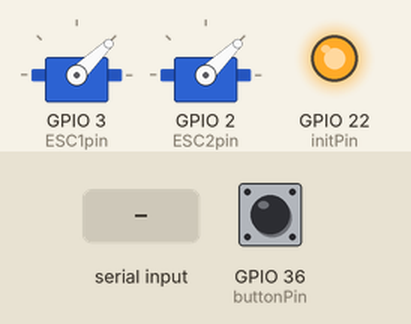
This sketch was run on a simulated ESP32. On the bench: 2 × servo, output pins drawn as LEDs (lit = HIGH). Inputs (shaded band) come from the test bench; at power-on: GPIO 36 (buttonPin) LOW.

Above: at 1.2 s.
1.3 s: "#" received over Serial
At 3.1 s:
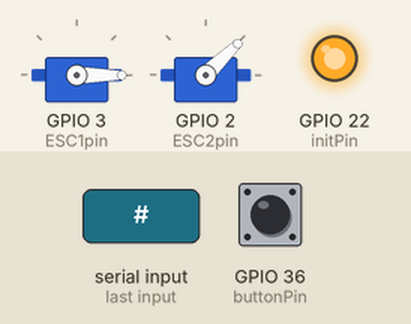
At 4.0 s:
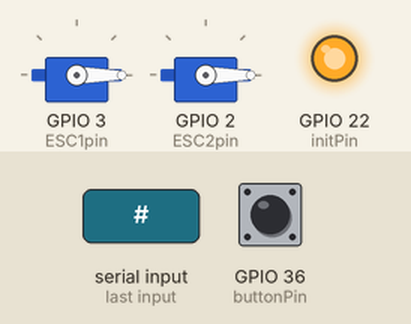
Timing chart, 0 to 5.5 s (numbered marks = the images above; inputs shaded):
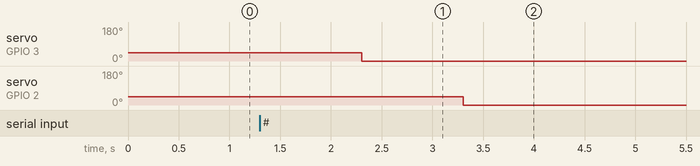

Measured:
- after the input at 1.3 s, servo on GPIO 3 (ESC1pin): 44° → 0° after 1.0 s; servo on GPIO 2 (ESC2pin): 44° → 0° after 2.0 s

The sketch:

SerialCommsInterruptFull.ino
```cpp
#include <Servo.h>
#include <Ticker.h>

void timeout();

int initPin = 22;
byte ESC1pin = 3, ESC2pin = 2;
int buttonPin = A0;
Servo ESC1, ESC2;
int timeoutInterval = 200;
bool disabled = false;
//Ticker timeoutTicker(timeout, timeoutInterval, MILLIS);

const int ledPin = 13; // the pin that the LED is attached to
int incomingByte = 1100;      // a variable to read incoming serial data into

void setup() {
  // initialize serial communication:
  Serial.begin(9600);

  //initialize
  pinMode(initPin, OUTPUT);
  digitalWrite(initPin, HIGH);

  //initialize ESC pins and stop the motors
  ESC1.attach(ESC1pin);
  ESC1.writeMicroseconds(1000);
  ESC2.attach(ESC2pin);
  ESC2.writeMicroseconds(1000);

  //init emergency button pin
  pinMode(buttonPin, INPUT);
  attachInterrupt(digitalPinToInterrupt(buttonPin), toggleDisable, CHANGE);

  if(digitalRead(buttonPin) == HIGH)
    disabled = true;

  //initialize timer to stop the motors on input timeout
  //timeoutTicker.start();
}

void loop() {
  if(disabled) {
    ESC1.writeMicroseconds(1000);
    ESC2.writeMicroseconds(1000);
  }

  //timeoutTicker.update();
}

void serialEvent() {
  // see if there's incoming serial data:
  if (!disabled && Serial.available() > 0) {
    //timeoutTicker.stop();
    // read the oldest byte in the serial buffer:
    if(Serial.read() == '#') {
      ESC1.writeMicroseconds(Serial.parseInt());
      Serial.read();
      ESC2.writeMicroseconds(Serial.parseInt());
    }
    //timeoutTicker.interval(timeoutInterval);
    //timeoutTicker.start();
  }
}

void toggleDisable() {
  disabled != disabled;
}

//void timeout() {
  //ESC1.writeMicroseconds(1000);
  //ESC2.writeMicroseconds(1000);
//a}
```
